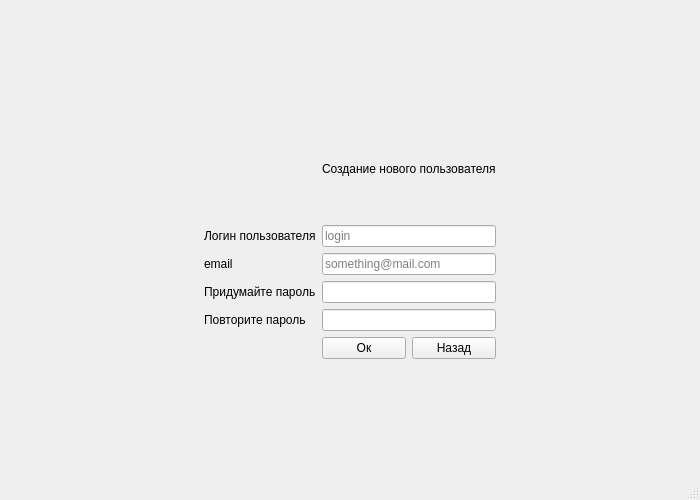
<?xml version="1.0" encoding="UTF-8"?>
<ui version="4.0">
 <class>AddUser</class>
 <widget class="QMainWindow" name="AddUser">
  <property name="geometry">
   <rect>
    <x>0</x>
    <y>0</y>
    <width>700</width>
    <height>500</height>
   </rect>
  </property>
  <property name="windowTitle">
   <string>MainWindow</string>
  </property>
  <property name="styleSheet">
   <string notr="true">background-image: url(:/images/biblio.jpg);</string>
  </property>
  <widget class="QWidget" name="centralwidget">
   <layout class="QGridLayout" name="gridLayout">
    <item row="0" column="1">
     <spacer name="verticalSpacer">
      <property name="orientation">
       <enum>Qt::Vertical</enum>
      </property>
      <property name="sizeHint" stdset="0">
       <size>
        <width>20</width>
        <height>40</height>
       </size>
      </property>
     </spacer>
    </item>
    <item row="4" column="1">
     <spacer name="verticalSpacer_2">
      <property name="orientation">
       <enum>Qt::Vertical</enum>
      </property>
      <property name="sizeHint" stdset="0">
       <size>
        <width>20</width>
        <height>40</height>
       </size>
      </property>
     </spacer>
    </item>
    <item row="3" column="0">
     <spacer name="horizontalSpacer">
      <property name="orientation">
       <enum>Qt::Horizontal</enum>
      </property>
      <property name="sizeHint" stdset="0">
       <size>
        <width>40</width>
        <height>20</height>
       </size>
      </property>
     </spacer>
    </item>
    <item row="3" column="3">
     <spacer name="horizontalSpacer_2">
      <property name="orientation">
       <enum>Qt::Horizontal</enum>
      </property>
      <property name="sizeHint" stdset="0">
       <size>
        <width>40</width>
        <height>20</height>
       </size>
      </property>
     </spacer>
    </item>
    <item row="3" column="1" colspan="2">
     <widget class="QWidget" name="formWidget" native="true">
      <layout class="QFormLayout" name="formLayout">
       <item row="5" column="0">
        <widget class="QLabel" name="label">
         <property name="text">
          <string>Логин пользователя</string>
         </property>
        </widget>
       </item>
       <item row="5" column="1">
        <widget class="QLineEdit" name="login">
         <property name="placeholderText">
          <string>login</string>
         </property>
        </widget>
       </item>
       <item row="6" column="0">
        <widget class="QLabel" name="label_2">
         <property name="text">
          <string>email</string>
         </property>
        </widget>
       </item>
       <item row="6" column="1">
        <widget class="QLineEdit" name="email">
         <property name="placeholderText">
          <string>something@mail.com</string>
         </property>
        </widget>
       </item>
       <item row="7" column="0">
        <widget class="QLabel" name="label_3">
         <property name="text">
          <string>Придумайте пароль</string>
         </property>
        </widget>
       </item>
       <item row="7" column="1">
        <widget class="QLineEdit" name="password">
         <property name="echoMode">
          <enum>QLineEdit::Password</enum>
         </property>
        </widget>
       </item>
       <item row="8" column="0">
        <widget class="QLabel" name="label_4">
         <property name="text">
          <string>Повторите пароль</string>
         </property>
        </widget>
       </item>
       <item row="8" column="1">
        <widget class="QLineEdit" name="password_new">
         <property name="echoMode">
          <enum>QLineEdit::Password</enum>
         </property>
        </widget>
       </item>
       <item row="9" column="1">
        <layout class="QHBoxLayout" name="horizontalLayout">
         <item>
          <widget class="QPushButton" name="btnOk">
           <property name="text">
            <string>Ок</string>
           </property>
          </widget>
         </item>
         <item>
          <widget class="QPushButton" name="btnBack">
           <property name="text">
            <string>Назад</string>
           </property>
          </widget>
         </item>
        </layout>
       </item>
       <item row="4" column="0">
        <widget class="QLabel" name="picture">
         <property name="enabled">
          <bool>true</bool>
         </property>
         <property name="minimumSize">
          <size>
           <width>100</width>
           <height>100</height>
          </size>
         </property>
         <property name="styleSheet">
          <string notr="true">image: url(:/images/user.png);</string>
         </property>
         <property name="text">
          <string/>
         </property>
        </widget>
       </item>
       <item row="4" column="1">
        <widget class="QLabel" name="label_5">
         <property name="styleSheet">
          <string notr="true">font: 18pt &quot;MS Shell Dlg 2&quot;;</string>
         </property>
         <property name="text">
          <string>Создание нового пользователя</string>
         </property>
        </widget>
       </item>
      </layout>
     </widget>
    </item>
   </layout>
  </widget>
  <widget class="QMenuBar" name="menubar">
   <property name="geometry">
    <rect>
     <x>0</x>
     <y>0</y>
     <width>700</width>
     <height>26</height>
    </rect>
   </property>
  </widget>
  <widget class="QStatusBar" name="statusbar"/>
 </widget>
 <resources/>
 <connections/>
</ui>
